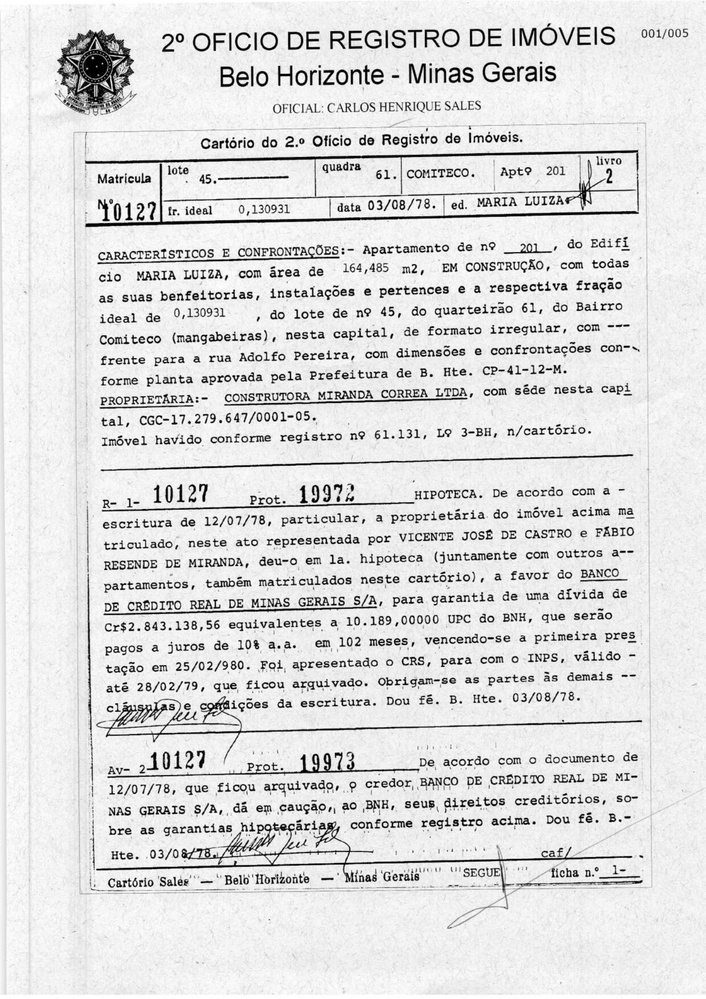
#> input picture ModelIAs/imagem_teste_rotate/1.jpg, 706 x 999 px, shrunk from 1653 x 2339 before the run
$ jupyter execute rotateImagem.ipynb
#> lines starting #> are read from the running program, lines starting #| are printed output that depends on the picture; after the words box and inside, x2 and y2 are one past the last pixel; in counts of white or black regions, pixels touching at a corner belong together
[cell 1]
import numpy as np
import argparse
import cv2
from PIL import Image

# LEITURA DA IMAGEM
filename = "./imagem_teste_rotate/1.jpg"
image = cv2.imread(filename)
#> image is the input picture: shape (999, 706, 3); min 0, max 255, mean 220.5
gray = cv2.cvtColor(image, cv2.COLOR_BGR2GRAY)
gray = cv2.bitwise_not(gray)
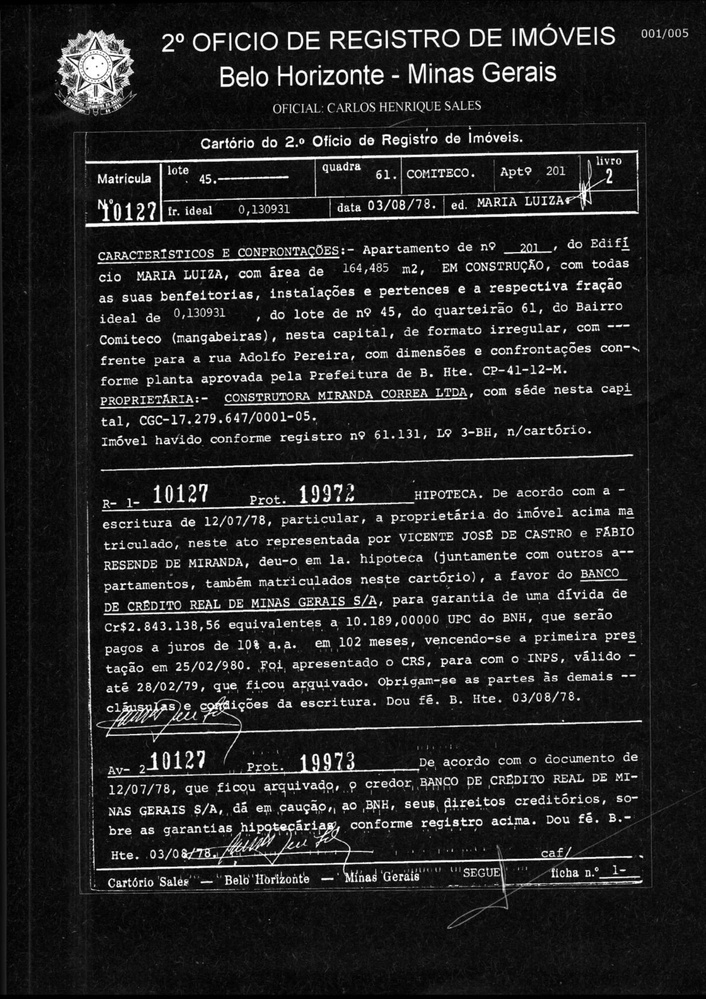
#> gray: shape (999, 706); min 0, max 255, mean 34.5
# LEITURA DA IMAGEM

# ITEM PARA OPENCV
thresh = cv2.threshold(gray, 0, 255, cv2.THRESH_BINARY | cv2.THRESH_OTSU)[1]
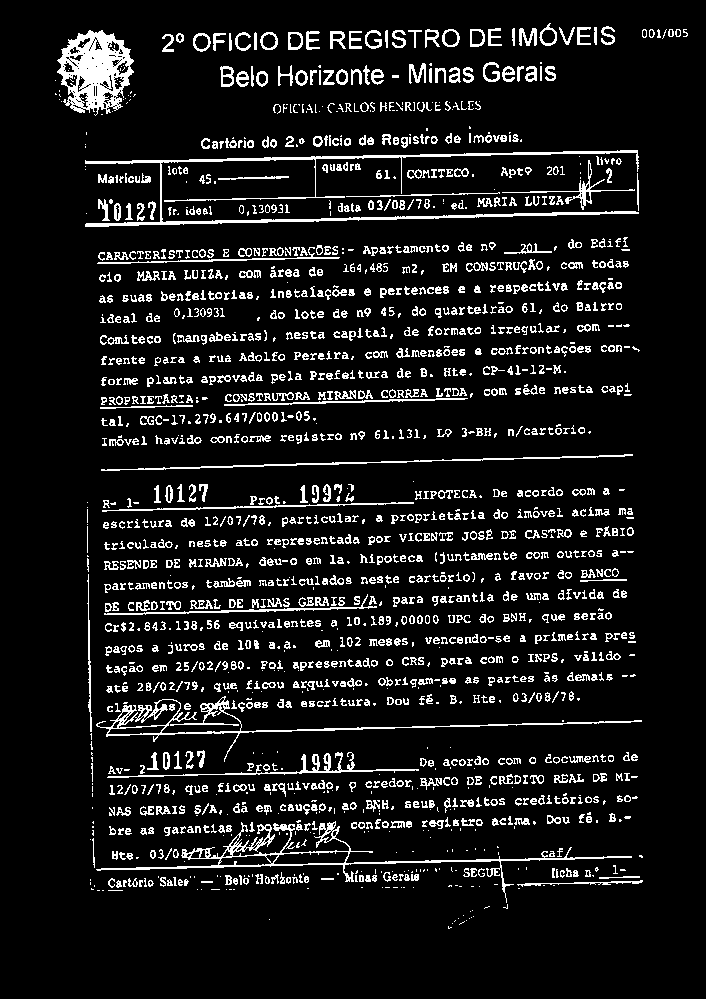
#> thresh: shape (999, 706); 9.8% white in thin lines or dots, all inside (x1, y1, x2, y2) = (55, 23, 688, 929)
coords = np.column_stack(np.where(thresh > 0))
#> coords = 68791 pairs, first value 23 to 928, second value 55 to 687
angle = cv2.minAreaRect(coords)[-1]
#> angle = -89.13
# ITEM PARA OPENCV

# IDENTIFICA ANGULO DIREITA E ESQUERDA
if angle < -45:
    angle = -(90 + angle)
#> angle = -0.872
else:
    angle = -angle
# IDENTIFICA ANGULO DIREITA E ESQUERDA

# HEIGHT AND WIDTH
(h, w) = image.shape[:2]
#> h = 999; w = 706
center = (w // 2, h // 2)
#> center = (353, 499)
M = cv2.getRotationMatrix2D(center, (angle), 1.0)
#> M = [[1, -0.0152, 7.63], [0.0152, 1, -5.31]]
rotated = cv2.warpAffine(image, M, (w, h), flags=cv2.INTER_CUBIC, borderMode=cv2.BORDER_REPLICATE)
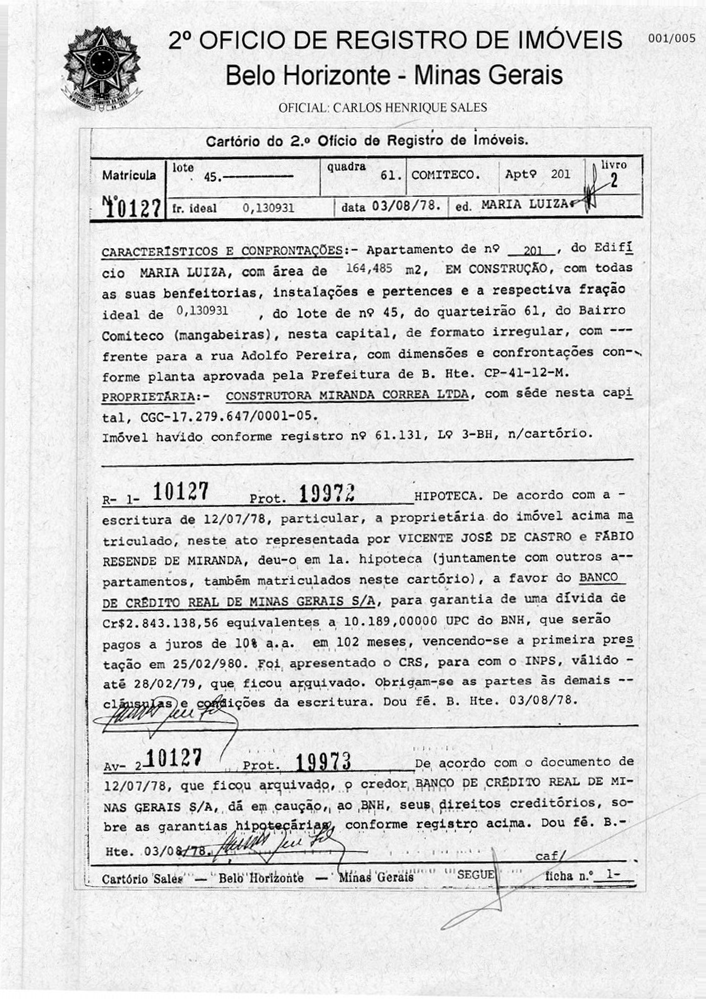
#> rotated: shape (999, 706, 3); min 0, max 255, mean 220.5
# HEIGHT AND WIDTH

# SAVE IMAGEM
cv2.imwrite("./imagem_teste_rotate/1_rodado.jpg", rotated)
#> Out = True
# SAVE IMAGEM

$ run again, with ModelIAs/imagem_teste_rotate/2.jpg copied over ModelIAs/imagem_teste_rotate/1.jpg
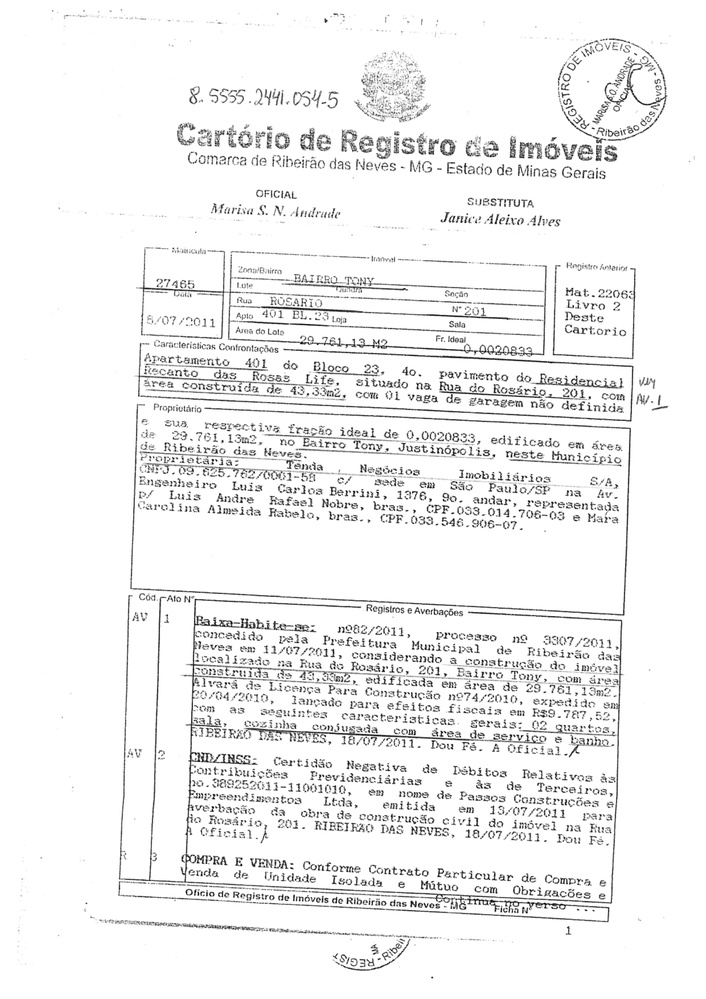
#> input picture ModelIAs/imagem_teste_rotate/2.jpg, 706 x 999 px, shrunk from 1653 x 2339 before the run
#> image is the input picture: shape (999, 706, 3); min 0, max 255, mean 240.6
#> `thresh = cv2.threshold(gray, 0, 255, cv2.THRESH_BINARY | cv2.THRESH_OT..`:
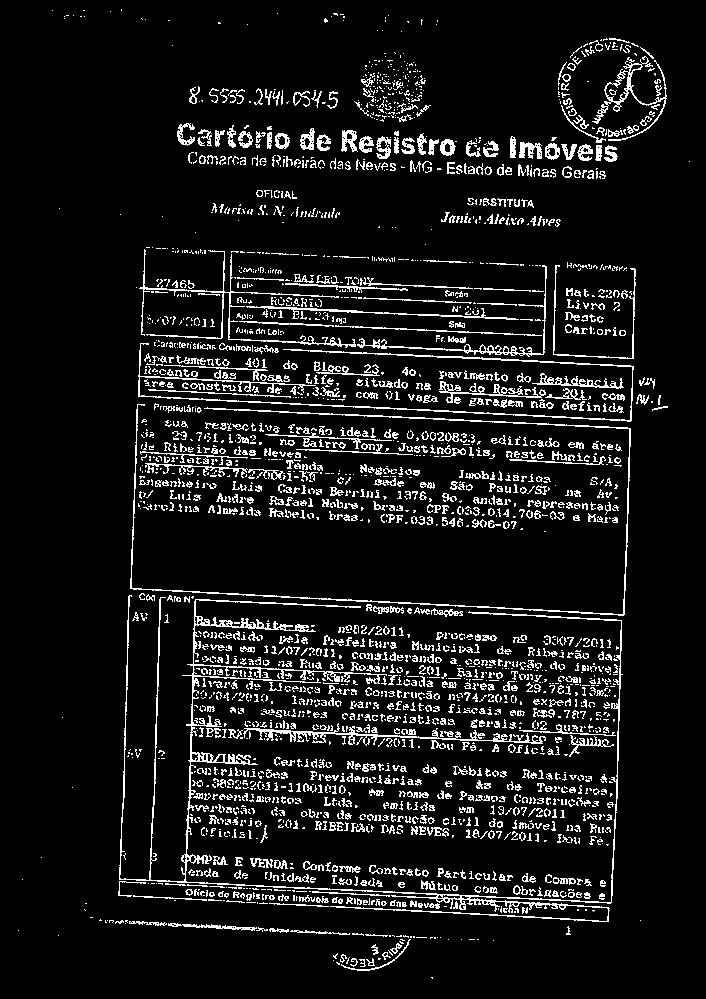
#> thresh: shape (999, 706); 9.3% white in thin lines or dots
#> coords = 65513 pairs, first value 9 to 978, second value 18 to 689
#> `angle = cv2.minAreaRect(coords)[-1]`: angle = -2.12
#> `angle = -angle`: angle = 2.12
#> M = [[0.999, 0.0369, -18.19], [-0.0369, 0.999, 13.38]]
#> `rotated = cv2.warpAffine(image, M, (w, h), flags=cv2.INTER_CUBIC, bord..`:
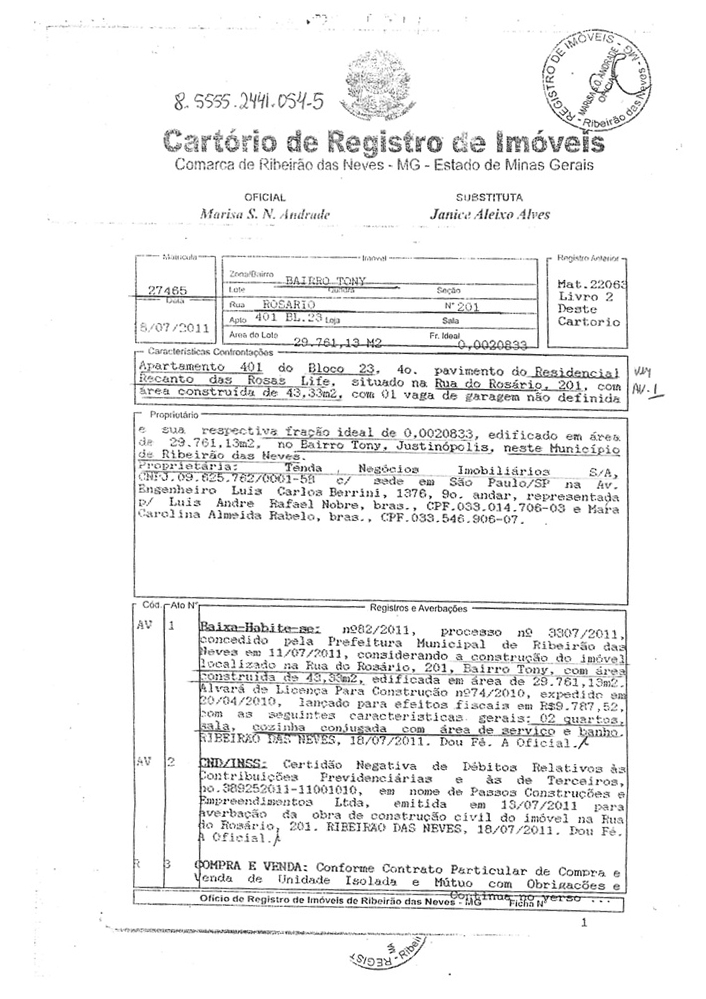
#> rotated: shape (999, 706, 3); min 0, max 255, mean 240.2
#> Out = True
